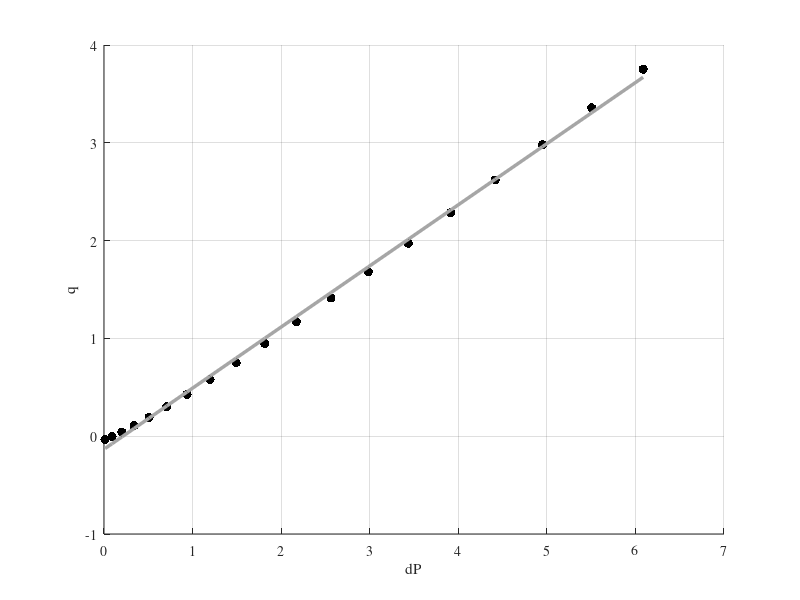

The MATLAB source for this figure:
% EAS 4810C Lab 1
% Monte Carlo sim for uncertainty in K and plot generation

%% Monte Carlo for K uncertainty

clc; clear; close all;

dP =   [0.012713
        0.090734
        0.201955
        0.339457
        0.508927
        0.707832
        0.937834
        1.196545
        1.492607
        1.815586
        2.172384
        2.563000
        2.984124
        3.435831
        3.913188
        4.416874
        4.950815
        5.505709
        6.086506];

UdP =  [0.001971
        0.001927
        0.001957
        0.001889
        0.001861
        0.001887
        0.001976
        0.001938
        0.001969
        0.001914
        0.002032
        0.001975
        0.002020
        0.001956
        0.001981
        0.002012
        0.001990
        0.001990
        0.002057];

q =   [-0.033754
       -0.005299
        0.041000
        0.106957
        0.192977
        0.300693
        0.427998
        0.579162
        0.752444
        0.946798
        1.169706
        1.412288
        1.681641
        1.972378
        2.286226
        2.620044
        2.981083
        3.356923
        3.753616];

Uq =   [0.001908
        0.001996
        0.001887
        0.001993
        0.001909
        0.001930
        0.002762
        0.001891
        0.001978
        0.001904
        0.002061
        0.002064
        0.001978
        0.002037
        0.001986
        0.002019
        0.002015
        0.002028
        0.002017];

plotFigure = false;

coeff = polyfit(dP,q,1);
originalSlope = coeff(1)
numPts = 10000;

% Use parfor to speed up computation if necessary
for i = 1:numPts
    xptemp = zeros(1, length(dP));
    yptemp = zeros(1, length(dP));
    for j = 1:length(dP)
        xptemp(j) = norminv(rand,dP(j),UdP(j)/2);
        yptemp(j) = norminv(rand,q(j),Uq(j)/2);
    end
    coeff = polyfit(xptemp,yptemp,1);
    slope(i) = coeff(1);
    dPp(i,:) = xptemp;
    qp(i,:) = yptemp;
end

avgSlope = mean(slope)
stdDevSlope = std(slope)
uncertainty = 1.96*(stdDevSlope/sqrt(numPts))

if plotFigure
    figure;
    ax = gca;
    hold on;
    plot(dP,q,'--ro',...
        'LineWidth',2,...
        'MarkerSize',15,...
        'MarkerEdgeColor','k',...
        'MarkerFaceColor','r');

    for i = 1:10
        p(i,:) = polyfit(dPp(i,:),qp(i,:),1);
        trend(i,:) = polyval(p(i,:),dP);
        plot(dP,trend(i,:),'k');
    end
    grid on;
end

% Calculation of K

K = -(1 - originalSlope)/originalSlope
UK = uncertainty/originalSlope^2

%% Plot dP vs q

clc; clear; close all;

dP =   [0.012713
        0.090734
        0.201955
        0.339457
        0.508927
        0.707832
        0.937834
        1.196545
        1.492607
        1.815586
        2.172384
        2.563000
        2.984124
        3.435831
        3.913188
        4.416874
        4.950815
        5.505709
        6.086506];

q =   [-0.033754
       -0.005299
        0.041000
        0.106957
        0.192977
        0.300693
        0.427998
        0.579162
        0.752444
        0.946798
        1.169706
        1.412288
        1.681641
        1.972378
        2.286226
        2.620044
        2.981083
        3.356923
        3.753616];

coeff = polyfit(dP,q,1);
trend = polyval(coeff,dP);
    
figure;
c = '#A6A6A6';
hold on;
plot(dP,q,'k.','MarkerSize',20);
plot(dP,trend,'Color',c,'LineWidth',2.5);
xlabel('dP')
ylabel('q')
grid on;
box off;
set(gca,'fontname','times');